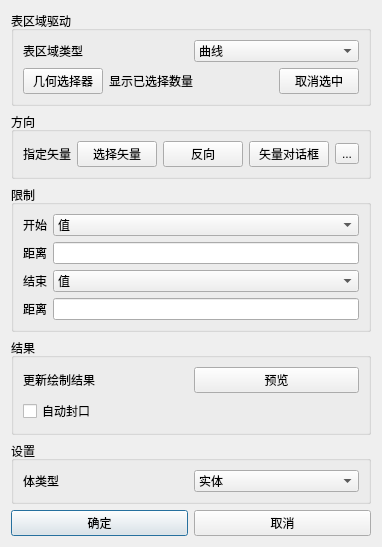
<?xml version="1.0" encoding="UTF-8"?>
<ui version="4.0">
 <class>ExtrusionDialog</class>
 <widget class="QDialog" name="ExtrusionDialog">
  <property name="geometry">
   <rect>
    <x>0</x>
    <y>0</y>
    <width>364</width>
    <height>495</height>
   </rect>
  </property>
  <property name="windowTitle">
   <string>拉伸</string>
  </property>
  <layout class="QGridLayout" name="gridLayout_5">
   <item row="2" column="0">
    <layout class="QHBoxLayout" name="horizontalLayout">
     <item>
      <widget class="QPushButton" name="okButton">
       <property name="text">
        <string>确定</string>
       </property>
      </widget>
     </item>
     <item>
      <widget class="QPushButton" name="cancelButton">
       <property name="text">
        <string>取消</string>
       </property>
      </widget>
     </item>
    </layout>
   </item>
   <item row="0" column="0">
    <layout class="QVBoxLayout" name="verticalLayout">
     <item>
      <widget class="QGroupBox" name="groupBox">
       <property name="title">
        <string>表区域驱动</string>
       </property>
       <layout class="QGridLayout" name="gridLayout">
        <item row="0" column="2" colspan="2">
         <widget class="QComboBox" name="sectionTypeCombo">
          <item>
           <property name="text">
            <string>曲线</string>
           </property>
          </item>
          <item>
           <property name="text">
            <string>面片</string>
           </property>
          </item>
         </widget>
        </item>
        <item row="1" column="1" colspan="2">
         <widget class="QLabel" name="selectedCountLabel">
          <property name="text">
           <string>显示已选择数量</string>
          </property>
         </widget>
        </item>
        <item row="1" column="3">
         <widget class="QPushButton" name="clearSelectionButton">
          <property name="text">
           <string>取消选中</string>
          </property>
         </widget>
        </item>
        <item row="0" column="0" colspan="2">
         <widget class="QLabel" name="label">
          <property name="text">
           <string>表区域类型</string>
          </property>
         </widget>
        </item>
        <item row="1" column="0">
         <widget class="QPushButton" name="geometrySelectorButton">
          <property name="text">
           <string>几何选择器</string>
          </property>
         </widget>
        </item>
       </layout>
      </widget>
     </item>
     <item>
      <widget class="QGroupBox" name="groupBox_2">
       <property name="title">
        <string>方向</string>
       </property>
       <layout class="QGridLayout" name="gridLayout_3">
        <item row="0" column="4">
         <widget class="QToolButton" name="toolButton">
          <property name="text">
           <string>...</string>
          </property>
         </widget>
        </item>
        <item row="0" column="2">
         <widget class="QPushButton" name="pushButton">
          <property name="text">
           <string>反向</string>
          </property>
         </widget>
        </item>
        <item row="0" column="1">
         <widget class="QPushButton" name="selectButton">
          <property name="text">
           <string>选择矢量</string>
          </property>
         </widget>
        </item>
        <item row="0" column="0">
         <widget class="QLabel" name="label_2">
          <property name="text">
           <string>指定矢量</string>
          </property>
         </widget>
        </item>
        <item row="0" column="3">
         <widget class="QPushButton" name="pushButton_2">
          <property name="text">
           <string>矢量对话框</string>
          </property>
         </widget>
        </item>
       </layout>
      </widget>
     </item>
     <item>
      <widget class="QGroupBox" name="groupBox_3">
       <property name="title">
        <string>限制</string>
       </property>
       <layout class="QGridLayout" name="gridLayout_2">
        <item row="0" column="0">
         <widget class="QLabel" name="label_3">
          <property name="text">
           <string>开始</string>
          </property>
         </widget>
        </item>
        <item row="0" column="1">
         <widget class="QComboBox" name="startCombo">
          <property name="font">
           <font>
            <kerning>true</kerning>
           </font>
          </property>
          <property name="iconSize">
           <size>
            <width>20</width>
            <height>20</height>
           </size>
          </property>
          <item>
           <property name="text">
            <string>值</string>
           </property>
          </item>
         </widget>
        </item>
        <item row="1" column="0">
         <widget class="QLabel" name="startDistanceLabel">
          <property name="text">
           <string>距离</string>
          </property>
         </widget>
        </item>
        <item row="1" column="1">
         <widget class="QLineEdit" name="startDistanceLineEdit"/>
        </item>
        <item row="2" column="0">
         <widget class="QLabel" name="label_4">
          <property name="text">
           <string>结束</string>
          </property>
         </widget>
        </item>
        <item row="2" column="1">
         <widget class="QComboBox" name="endCombo">
          <property name="iconSize">
           <size>
            <width>20</width>
            <height>20</height>
           </size>
          </property>
          <item>
           <property name="text">
            <string>值</string>
           </property>
          </item>
         </widget>
        </item>
        <item row="3" column="0">
         <widget class="QLabel" name="endDistanceLabel">
          <property name="text">
           <string>距离</string>
          </property>
         </widget>
        </item>
        <item row="3" column="1">
         <widget class="QLineEdit" name="endDistanceLineEdit"/>
        </item>
       </layout>
      </widget>
     </item>
     <item>
      <widget class="QGroupBox" name="groupBox_4">
       <property name="title">
        <string>结果</string>
       </property>
       <layout class="QGridLayout" name="gridLayout_4">
        <item row="1" column="0">
         <widget class="QCheckBox" name="checkBox">
          <property name="text">
           <string>自动封口</string>
          </property>
         </widget>
        </item>
        <item row="0" column="1">
         <widget class="QPushButton" name="previewButton">
          <property name="text">
           <string>预览</string>
          </property>
         </widget>
        </item>
        <item row="0" column="0">
         <widget class="QLabel" name="label_7">
          <property name="text">
           <string>更新绘制结果</string>
          </property>
         </widget>
        </item>
       </layout>
      </widget>
     </item>
    </layout>
   </item>
   <item row="1" column="0">
    <widget class="QGroupBox" name="groupBox_5">
     <property name="title">
      <string>设置</string>
     </property>
     <layout class="QGridLayout" name="gridLayout_6">
      <item row="0" column="0">
       <widget class="QLabel" name="label_5">
        <property name="text">
         <string>体类型</string>
        </property>
       </widget>
      </item>
      <item row="0" column="1">
       <widget class="QComboBox" name="comboBox">
        <item>
         <property name="text">
          <string>实体</string>
         </property>
        </item>
        <item>
         <property name="text">
          <string>片体</string>
         </property>
        </item>
       </widget>
      </item>
     </layout>
    </widget>
   </item>
  </layout>
 </widget>
 <resources/>
 <connections/>
</ui>
